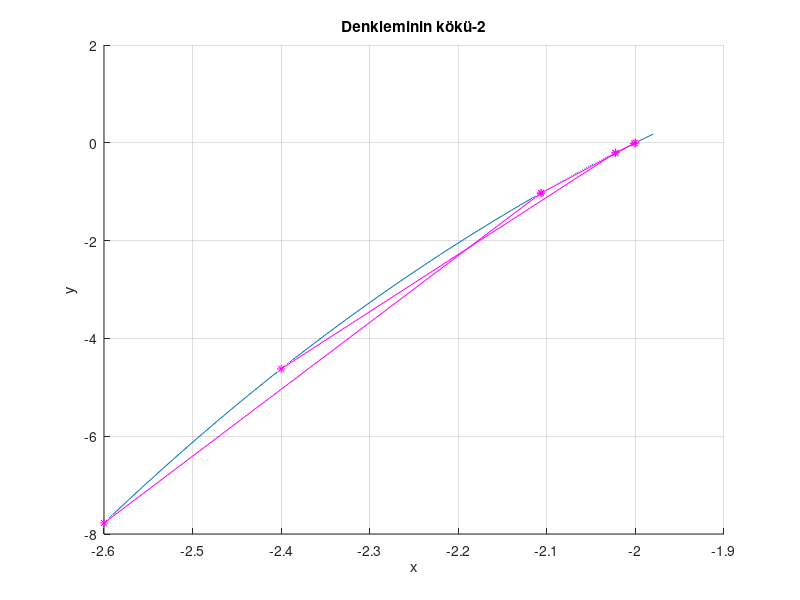

Source code (MATLAB):
function kirisler_yontemi%secant yöntemi
clc;clear all;clf;
it=1;
x(it)=-2.6;
it=it+1;
x(it)=-2.4;
xx=[x(1):0.01:-1.98];
y=f(xx);
while abs(f(x(it)))>0.001
    x(it+1)=(x(it-1)*f(x(it))-x(it)*f(x(it-1)))/(f(x(it))-f(x(it-1)));
    line([x(it-1) x(it+1)],[f(x(it-1)) f(x(it+1))],[1 1],'Marker','*','LineStyle','-','Color','m');
    hold on;
    it=it+1;
end
plot(xx,y);
xlabel('x');
ylabel('y');
title(['Denkleminin kökü',num2str(x(it))])
grid on
fprintf("Denkleminin kökü %6.4f dir. İterasyon %6.4f dir.",x(it),it)
end

function y=f(x)
    y=x.^3-3*x+2;%verilen fonksiyon burada yazılmalıdır.
end